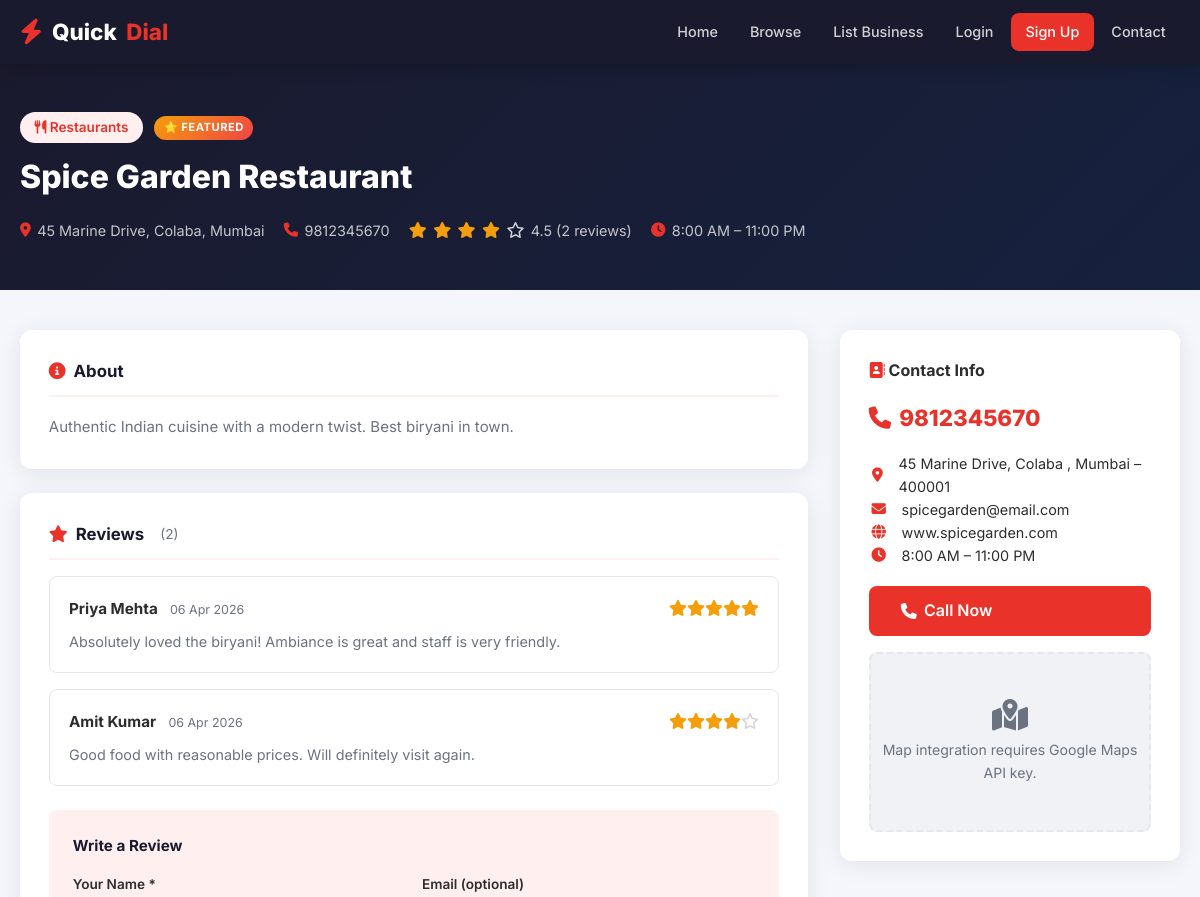
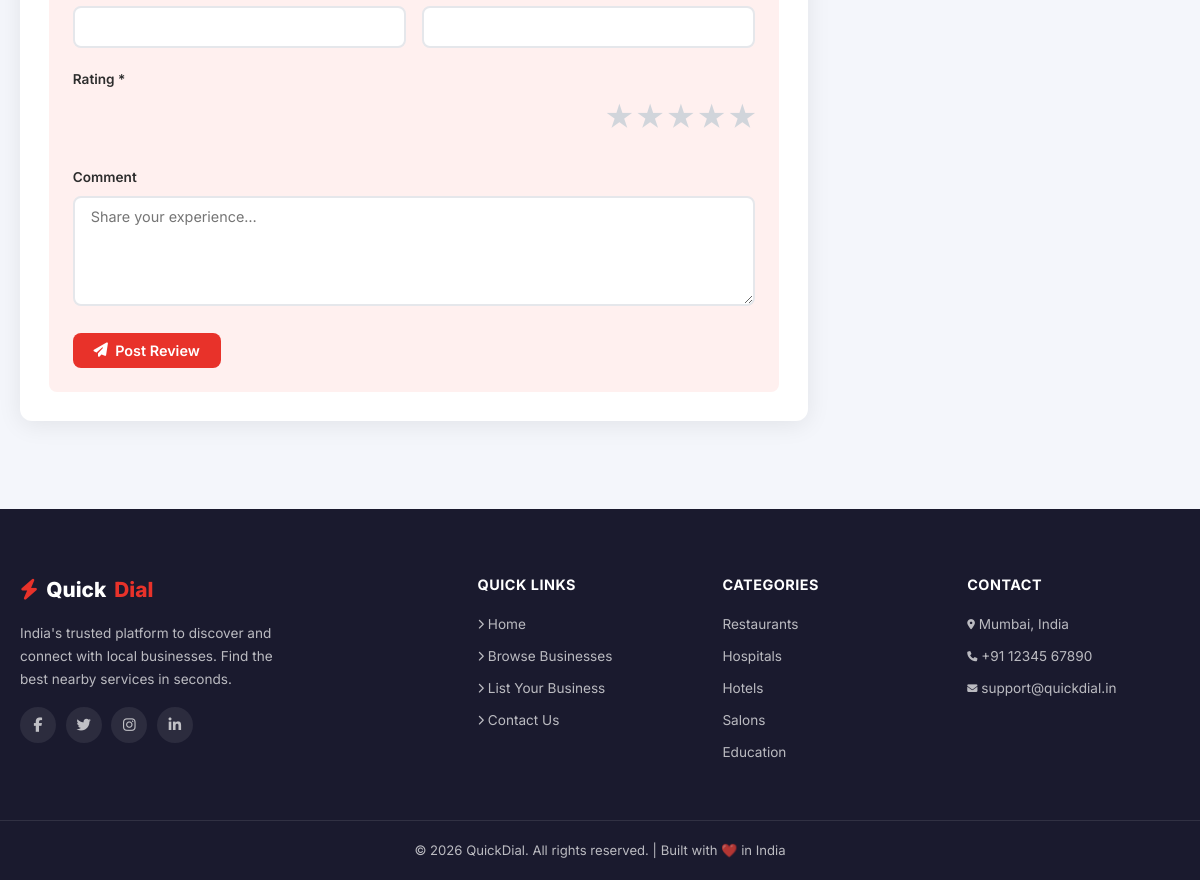
The app's page /business_details.php?id=1 with its own data (2 pictures, top to bottom).
### tables this page shows
CREATE TABLE IF NOT EXISTS businesses (
    id INT AUTO_INCREMENT PRIMARY KEY,
    user_id INT DEFAULT NULL,
    category_id INT NOT NULL,
    name VARCHAR(200) NOT NULL,
    description TEXT,
    address TEXT NOT NULL,
    city VARCHAR(100) NOT NULL,
    state VARCHAR(100),
    pincode VARCHAR(10),
    phone VARCHAR(15) NOT NULL,
    email VARCHAR(150),
    website VARCHAR(200),
    opening_time TIME,
    closing_time TIME,
    status ENUM('pending','approved','rejected') DEFAULT 'pending',
    featured TINYINT(1) DEFAULT 0,
    created_at TIMESTAMP DEFAULT CURRENT_TIMESTAMP,
    FOREIGN KEY (user_id) REFERENCES users(id) ON DELETE SET NULL,
    FOREIGN KEY (category_id) REFERENCES categories(id) ON DELETE CASCADE
);

CREATE TABLE IF NOT EXISTS categories (
    id INT AUTO_INCREMENT PRIMARY KEY,
    name VARCHAR(100) NOT NULL UNIQUE,
    icon VARCHAR(50) DEFAULT 'fa-store',
    created_at TIMESTAMP DEFAULT CURRENT_TIMESTAMP
);

CREATE TABLE IF NOT EXISTS reviews (
    id INT AUTO_INCREMENT PRIMARY KEY,
    business_id INT NOT NULL,
    user_id INT DEFAULT NULL,
    reviewer_name VARCHAR(100) NOT NULL,
    reviewer_email VARCHAR(150),
    rating TINYINT NOT NULL CHECK (rating BETWEEN 1 AND 5),
    comment TEXT,
    created_at TIMESTAMP DEFAULT CURRENT_TIMESTAMP,
    FOREIGN KEY (business_id) REFERENCES businesses(id) ON DELETE CASCADE,
    FOREIGN KEY (user_id) REFERENCES users(id) ON DELETE SET NULL
);

### business_details.php (the view, shortened to what this page needs)
<?php
require_once 'config/db_connect.php';
$id = (int)($_GET['id'] ?? 0);
$stmt = $pdo->prepare("
    SELECT b.*, c.name AS category_name, c.icon AS category_icon
    FROM businesses b
    LEFT JOIN categories c ON b.category_id = c.id
    WHERE b.id = ? AND b.status = 'approved'
");
$stmt->execute([$id]);
$biz = $stmt->fetch();
$revStmt = $pdo->prepare("SELECT * FROM reviews WHERE business_id = ? ORDER BY created_at DESC");
$revStmt->execute([$id]);
$reviews = $revStmt->fetchAll();
$avgRating = count($reviews) ? round(array_sum(array_column($reviews,'rating')) / count($reviews), 1) : 0;
function starHtml(float $r, $size='1rem'): string {
    $h='';
    for($i=1;$i<=5;$i++) $h .= $i<=$r ? '<i class="fa-solid fa-star" style="color:var(--warning)"></i>' : '<i class="fa-regular fa-star" style="color:#d1d5db"></i>';
    return "<span style='font-size:$size'>$h</span>";
}
require_once 'includes/header.php';
?>
<div class="detail-hero">
  <div class="container">
    <div style="display:flex;align-items:center;gap:.7rem;margin-bottom:.5rem">
      <span class="badge badge-primary" style="font-size:.85rem;padding:.3rem .9rem">
        <i class="fa-solid <?= htmlspecialchars($biz['category_icon']) ?>"></i>
        <?= htmlspecialchars($biz['category_name']) ?>
      </span>
      <?php if ($biz['featured']): ?>
        <span class="featured-badge">⭐ Featured</span>
      <?php endif; ?>
    </div>
    <h1><?= htmlspecialchars($biz['name']) ?></h1>
    <div class="detail-meta">
      <span><i class="fa-solid fa-location-dot"></i> <?= htmlspecialchars($biz['address']) ?>, <?= htmlspecialchars($biz['city']) ?></span>
      <span><i class="fa-solid fa-phone"></i> <?= htmlspecialchars($biz['phone']) ?></span>
      <span><?= starHtml($avgRating,'1rem') ?> <?= $avgRating ?> (<?= count($reviews) ?> reviews)</span>
      <?php if ($biz['opening_time'] && $biz['closing_time']): ?>
        <span><i class="fa-solid fa-clock"></i>
          <?= date('g:i A', strtotime($biz['opening_time'])) ?> – <?= date('g:i A', strtotime($biz['closing_time'])) ?>
        </span>
      <?php endif; ?>
    </div>
  </div>
</div>
<section class="detail-body">
  <div class="container">
    <div class="detail-grid">
      <div>
        <?php if ($biz['description']): ?>
        <div class="detail-section">
          <h3><i class="fa-solid fa-circle-info"></i> About</h3>
          <p style="color:var(--text-muted);line-height:1.8"><?= nl2br(htmlspecialchars($biz['description'])) ?></p>
        </div>
        <?php endif; ?>
        <div class="detail-section" id="reviews">
          <h3><i class="fa-solid fa-star"></i> Reviews
            <span style="font-size:.85rem;font-weight:400;color:var(--text-muted);margin-left:.5rem">(<?= count($reviews) ?>)</span>
          </h3>
          <?php if (empty($reviews)): ?>
            <p style="color:var(--text-muted);font-size:.9rem">No reviews yet. Be the first to review!</p>
          <?php else: ?>
            <?php foreach ($reviews as $rev): ?>
              <div class="review-card">
                <div style="display:flex;justify-content:space-between;align-items:center;flex-wrap:wrap;gap:.4rem">
                  <div>
                    <span class="reviewer-name"><?= htmlspecialchars($rev['reviewer_name']) ?></span>
                    <span class="review-date" style="margin-left:.5rem"><?= date('d M Y', strtotime($rev['created_at'])) ?></span>
                  </div>
                  <?= starHtml($rev['rating']) ?>
                </div>
                <?php if ($rev['comment']): ?>
                  <p class="review-comment"><?= nl2br(htmlspecialchars($rev['comment'])) ?></p>
                <?php endif; ?>
              </div>
            <?php endforeach; ?>
          <?php endif; ?>
          <div class="review-form-section" style="margin-top:1.5rem">
            <h4 style="font-size:.95rem;font-weight:700;margin-bottom:1rem;color:var(--dark)">Write a Review</h4>
            <form method="POST" action="business_details.php?id=<?= $id ?>#reviews">
              <div class="form-row">
                <div class="form-group">
                  <label>Your Name *</label>
                  <input type="text" name="reviewer_name" class="form-control" required
                         value="<?= isset($_SESSION['user_name']) ? htmlspecialchars($_SESSION['user_name']) : '' ?>">
                </div>
                <div class="form-group">
                  <label>Email (optional)</label>
                  <input type="email" name="reviewer_email" class="form-control"
                         value="<?= isset($_SESSION['user_email']) ? htmlspecialchars($_SESSION['user_email']) : '' ?>">
                </div>
              </div>
              <div class="form-group">
                <label>Rating *</label>
                <div class="star-rating">
                  <?php for ($s = 5; $s >= 1; $s--): ?>
                    <label for="star<?= $s ?>" title="<?= $s ?> star<?= $s>1?'s':'' ?>">&#9733;</label>
                  <?php endfor; ?>
                </div>
              </div>
              <div class="form-group">
                <label>Comment</label>
                <textarea name="comment" class="form-control" rows="3" placeholder="Share your experience…"></textarea>
              </div>
              <button type="submit" name="submit_review" class="btn btn-primary">
                <i class="fa-solid fa-paper-plane"></i> Post Review
              </button>
            </form>
          </div>
        </div>
      </div>
      <div>
        <div class="contact-sidebar">
          <h3><i class="fa-solid fa-address-book" style="color:var(--primary)"></i> Contact Info</h3>
          <div class="sidebar-phone">
            <i class="fa-solid fa-phone"></i>
            <?= htmlspecialchars($biz['phone']) ?>
          </div>
          <div style="margin-top:1rem" class="info-list">
            <ul>
              <li><i class="fa-solid fa-location-dot"></i>
                <?= htmlspecialchars($biz['address']) ?>
                <?php if ($biz['city']): ?>, <?= htmlspecialchars($biz['city']) ?><?php endif; ?>
                <?php if ($biz['pincode']): ?> – <?= htmlspecialchars($biz['pincode']) ?><?php endif; ?>
              </li>
              <?php if ($biz['email']): ?>
                <li><i class="fa-solid fa-envelope"></i> <a href="mailto:<?= htmlspecialchars($biz['email']) ?>"><?= htmlspecialchars($biz['email']) ?></a></li>
              <?php endif; ?>
              <?php if ($biz['website']): ?>
                <li><i class="fa-solid fa-globe"></i> <a href="<?= htmlspecialchars($biz['website']) ?>" target="_blank" rel="noopener"><?= htmlspecialchars($biz['website']) ?></a></li>
              <?php endif; ?>
              <?php if ($biz['opening_time'] && $biz['closing_time']): ?>
                <li><i class="fa-solid fa-clock"></i>
                  <?= date('g:i A', strtotime($biz['opening_time'])) ?> – <?= date('g:i A', strtotime($biz['closing_time'])) ?>
                </li>
              <?php endif; ?>
            </ul>
          </div>
          <a href="tel:<?= htmlspecialchars($biz['phone']) ?>" class="btn btn-primary w-100 btn-lg" style="margin-top:1.2rem">
            <i class="fa-solid fa-phone"></i> Call Now
          </a>
          <div class="map-placeholder">
            <div><i class="fa-solid fa-map-location-dot" style="font-size:2rem;margin-bottom:.5rem;display:block"></i>
            Map integration requires Google Maps API key.</div>
          </div>
        </div>
      </div>
    </div>
  </div>
</section>
<?php require_once 'includes/footer.php'; ?>

### records on screen
businesses: category.name "Restaurants", name "Spice Garden Restaurant", address "45 Marine Drive, Colaba", city "Mumbai", phone "9812345670", opening_time "8:00 AM", closing_time "11:00 PM", description "Authentic Indian cuisine with a modern twist. Best biryani in town.", pincode "400001", email "spicegarden@email.com", website "www.spicegarden.com"
reviews: reviewer_name "Priya Mehta", created_at "06 Apr 2026", comment "Absolutely loved the biryani! Ambiance is great and staff is very friendly."
reviews: reviewer_name "Amit Kumar", created_at "06 Apr 2026", comment "Good food with reasonable prices. Will definitely visit again."

### other values on screen
$avgRating "4.5"
count($reviews) "2"
